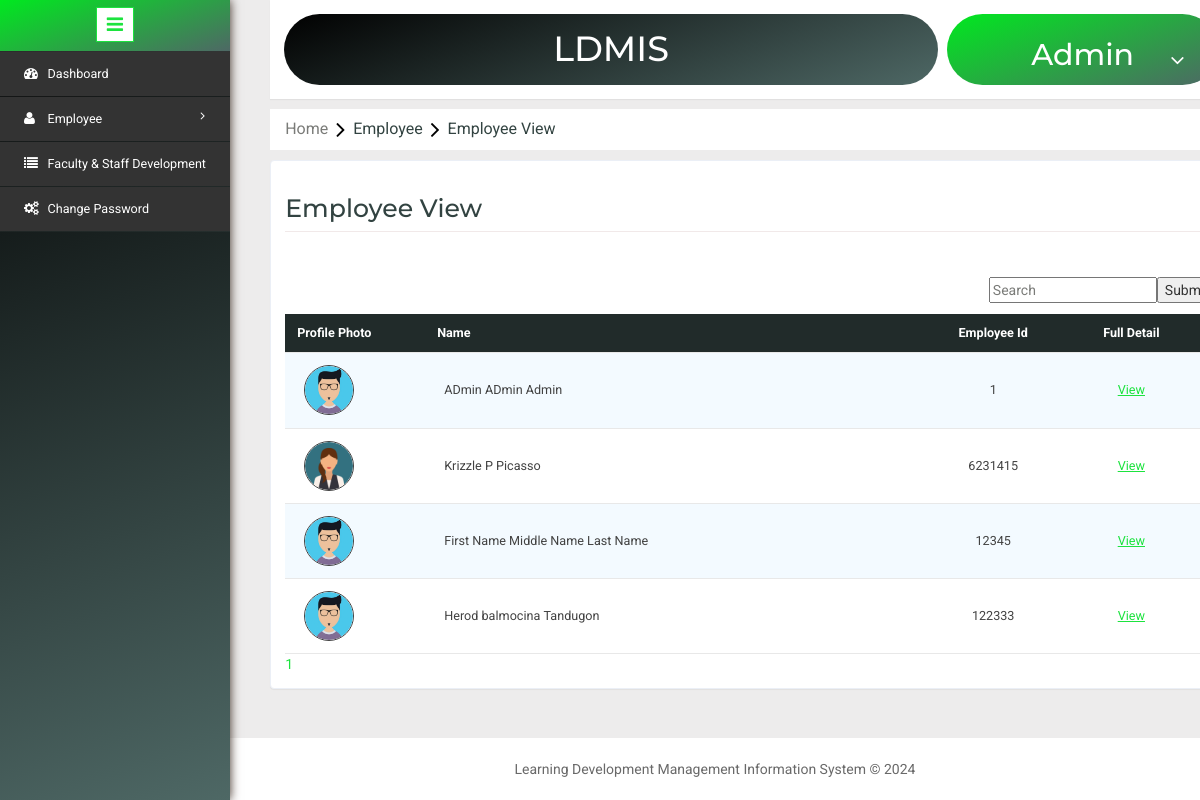
Before: /employeeview.php (signed in) with the older database file.
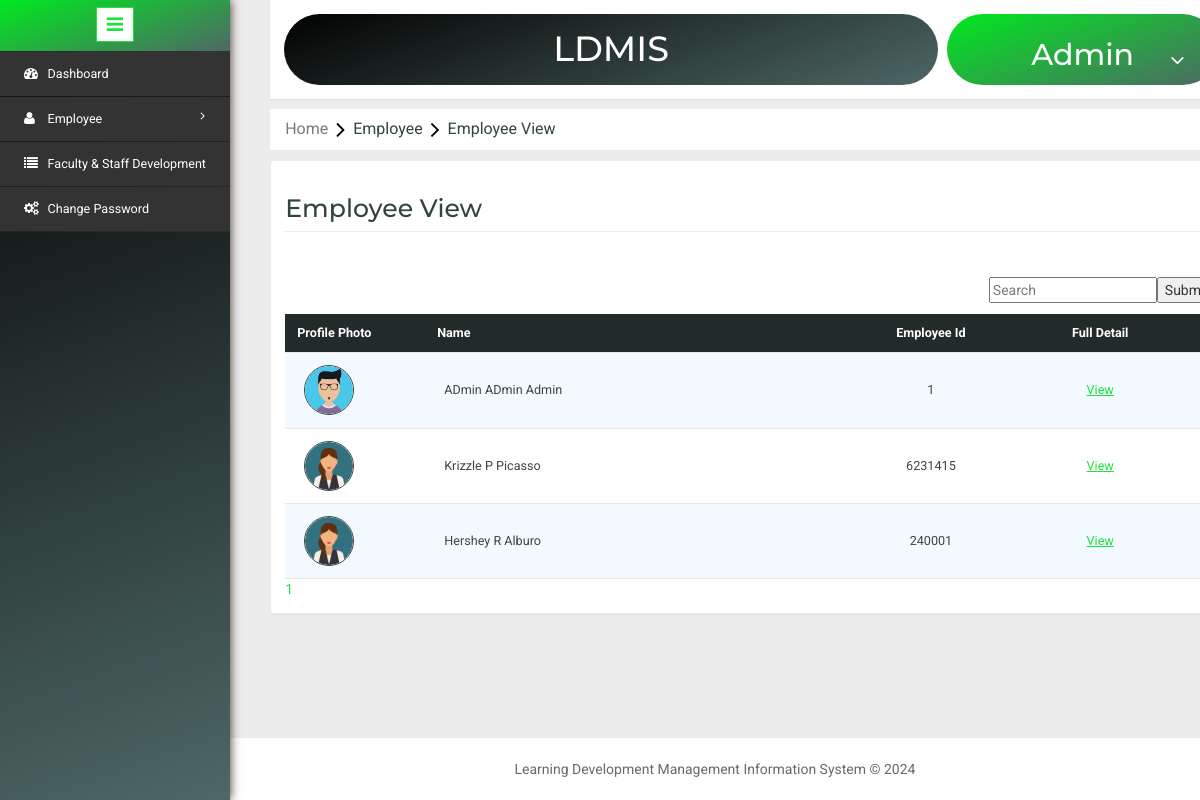
After: the same page with the newer database file.
### tables this page shows
CREATE TABLE `employee` (
  `EmpId` bigint(20) NOT NULL,
  `EmployeeId` varchar(11) NOT NULL,
  `FirstName` varchar(200) NOT NULL,
  `MiddleName` varchar(200) NOT NULL,
  `LastName` varchar(200) NOT NULL,
  `Birthdate` date NOT NULL,
  `Gender` int(10) NOT NULL,
  `Address1` varchar(500) NOT NULL,
  `Address2` varchar(500) NOT NULL,
  `Address3` varchar(500) NOT NULL,
  `CityId` int(11) NOT NULL,
  `Mobile` decimal(10,0) NOT NULL,
  `Email` varchar(200) NOT NULL,
  `Password` varchar(25) NOT NULL,
  `AadharNumber` varchar(25) NOT NULL,
  `MaritalStatus` int(11) NOT NULL,
  `PositionId` int(11) NOT NULL,
  `AcademicRank` varchar(50) DEFAULT NULL,
  `CreatedBy` bigint(20) NOT NULL,
  `CreatedDate` datetime NOT NULL,
  `ModifiedBy` bigint(20) DEFAULT NULL,
  `ModifiedDate` datetime DEFAULT NULL,
  `JoinDate` date NOT NULL,
  `LeaveDate` date DEFAULT NULL,
  `LastLogin` datetime DEFAULT NULL,
  `LastLogout` datetime DEFAULT NULL,
  `StatusId` int(11) NOT NULL,
  `RoleId` int(11) NOT NULL,
  `ImageName` varchar(1000) DEFAULT NULL,
  `MacAddress` varchar(25) NOT NULL
);

### employeeview.php (the view, shortened to what this page needs)
<?php include('header.php'); ?>
<?php
	$dbs = new database();
	$db=$dbs->connection();
	$page="";
	if(isset($_GET['search']))
	{
		$SearchName = $_GET['search'];
		$RecordeLimit = 10;
		$search = mysqli_query($db,"select count(EmpId) as total from employee where RoleId !='2' and (FirstName like '%".$SearchName."%' or MiddleName like '%".$SearchName."%' or LastName like '%".$SearchName."%' or EmployeeId like '%".$SearchName."%')");
		$SName = mysqli_fetch_array($search);
		$number_of_row =ceil($SName['total']/10);
		if(isset($_GET['bn']) &&intval($_GET['bn']) <= $number_of_row && intval($_GET['bn'] !=0))
		{
			$Skip = (intval($_GET["bn"]) * $RecordeLimit) - $RecordeLimit;
			$sql = mysqli_query($db,"select * from employee where RoleId !='2' and (FirstName like '%".$SearchName."%' or MiddleName like '%".$SearchName."%' or LastName like '%".$SearchName."%' or EmployeeId like '%".$SearchName."%') LIMIT $Skip,$RecordeLimit ");
		}
		else
		{
			$sql = mysqli_query($db,"select * from employee where RoleId !='2' and (FirstName like '%".$SearchName."%' or MiddleName like '%".$SearchName."%' or LastName like '%".$SearchName."%' or EmployeeId like '%".$SearchName."%') LIMIT $RecordeLimit");
		}
		for($i=0;$i<$number_of_row;$i++)
		{
			$d = $i+1;
			if(isset($_GET["search"]))
			{
				$page .= "<a href='?search=$SearchName&bn=$d'>$d</a>&nbsp &nbsp &nbsp";
			}
			else
			{
				$page .= "<a href='?bn=$d'>$d</a>&nbsp &nbsp &nbsp";
			}
		}
	}
	else if(isset($_GET['empid']))
	{
		$empid = $_GET['empid'];
		mysqli_query($db,"delete from employee where EmpId='$empid'");
		echo "<script>window.location='employeeview.php';</script>";
	}
	else
	{
		$RecordeLimit = 10;
		$search = mysqli_query($db,"select count(EmpId) as total from employee ");
		$SName = mysqli_fetch_array($search);
		$number_of_row =ceil($SName['total']/10);
		if(isset($_GET['bn']) && intval($_GET['bn']) <= $number_of_row && intval($_GET['bn'] != 0 ))
		{
			$Skip = (intval($_GET["bn"]) * $RecordeLimit) - $RecordeLimit;
			$sql = mysqli_query($db,"select * from employee where RoleId !='2' LIMIT $Skip,$RecordeLimit");
		}
		else
		{
			$sql = mysqli_query($db,"select * from employee where RoleId !='2' LIMIT $RecordeLimit");
		}
		for($i=0;$i<$number_of_row;$i++)
		{
			$d = $i+1;
		    $page .= "<a href='?bn=$d'>$d</a>&nbsp &nbsp &nbsp";
		}
	}
?>
<link rel="stylesheet" type="text/css" href="css/table-style.css" />
<ol class="breadcrumb" style="margin: 10px 0px ! important;">
    <li class="breadcrumb-item"><a href="Home.php">Home</a><i class="fa fa-angle-right"></i>Employee<i class="fa fa-angle-right"></i>Employee View</li>
</ol>
<div class="validation-system" style="margin-top: 0;">
<div class="validation-form">
 	<div>
		<div class="w3l-table-info">
		<h2>Employee View</h2>
		<br>
	  	<form method="GET" action="#">
			<input style="float: right;" type="submit" name="searchview">
			<input style="float: right;" placeholder="Search" value="<?php echo(isset($SearchName))?$SearchName:''; ?>" type="search-box" name="search"><br>
		</form>
		<table id="table">
		<thead>
			<tr>
				<th style="text-transform: capitalize;">Profile Photo</th>
				<th style="text-transform: capitalize;">Name</th>
				<th style="text-transform: capitalize; text-align: center;">Employee Id</th>
				<th style="text-transform: capitalize; text-align: center;">Full Detail</th>
			</tr>
		</thead>
		<tbody>
		<?php while($row = mysqli_fetch_assoc($sql)) { ?>
			<tr>
				<td style="width: 140px;"><img id="myImg" alt="<?php $fname= (isset($row['FirstName']))?$row['FirstName']:""; $mname=(isset($row['MiddleName']))?$row['MiddleName']:""; $lname=(isset($row['LastName']))?$row['LastName']:"";
					echo ucfirst($fname)."&nbsp;".$mname."&nbsp;".$lname; ?>" src="image/<?php echo $row['ImageName']; ?>" style="width: 50px;height: 50px;object-fit: cover;border-radius: 100%;border: 1px solid"></td>
				<td><?php $fname= (isset($row['FirstName']))?$row['FirstName']:""; $mname=(isset($row['MiddleName']))?$row['MiddleName']:""; $lname=(isset($row['LastName']))?$row['LastName']:"";echo ucfirst($fname)."&nbsp;".$mname."&nbsp;".$lname; ?></td>
				<td style="width: 105px;"><?php $emp = (isset($row['EmployeeId']))?$row['EmployeeId']:"";  echo ucfirst("<center>".$emp."</center>"); ?></td>
				<td style="text-align: center;"><a href="detailview.php?employeeid=<?php echo $row['EmpId'];?>"><u>View</u></a></td>
			</tr>
		<?php }?>
		</tbody>
		</table>
		<div><?php echo $page; ?></div>
		</div>
	</div>
 </div>
</div>
<?php include('footer.php'); ?>

### header.php (shortened to what this page needs)
<!DOCTYPE HTML>
<html>
<head>
<link href="css/bootstrap.min.css" rel='stylesheet' type='text/css' />
<link href="css/style.css" rel='stylesheet' type='text/css' />
<link rel="stylesheet" href="css/morris.css" type="text/css"/>
<link href="css/font-awesome.css" rel="stylesheet">
<link rel="stylesheet" href="css/icon-font.min.css" type='text/css' />
<link rel="stylesheet" type="text/css" href="dp/jquery.datetimepicker.css"/>
</head>
<body>
   <div class="page-container">
<div class="left-content">
	   <div class="mother-grid-inner">
				<div class="header-main">
					<div style="padding: 1.15em; margin-right: 0%; width: 70%;" class="logo-w3-agile">
						<h1 class="text-white">LDMIS</h1>
					</div>
						<div class="profile_details w3l" style="float: right; width: 29%;">
								<ul>
									<li class="dropdown profile_details_drop">
										<a href="#" class="dropdown-toggle" data-toggle="dropdown" aria-expanded="false">
											<div >
												<div class="text-white">
													<h2>Admin</h2>
												</div>
												<i class="fa fa-angle-down"></i>
											</div>
										</a>
									</li>
								</ul>
							</div>
				</div>

### footer.php (shortened to what this page needs)
<div style="margin-top: -20px;" class="copyrights">
	 <p>Learning Development Management Information System &copy; <?= date("Y") ?></p>
</div>
</div>
</div>
				<div class="sidebar-menu">
					<header class="logo1">
						<a href="#" class="sidebar-icon"> <span class="fa fa-bars"></span> </a>
					</header>
                           <div class="menu">
									<ul id="menu" >
										<li><a href="home.php"><i class="fa fa-tachometer"></i> <span>Dashboard	</span><div class="clearfix"></div></a></li>
										<li><a href="#"><i class="fa fa-user"></i><span>Employee</span><span class="fa fa-angle-right" style="float: right"></span><div class="clearfix"></div></a>
										</li>
										<li><a href="faculty&staff-applications.php"><i class="fa fa-list"></i><span>Faculty & Staff Development</span></a>
										</li>
							        	<li id="menu-academico" ><a href="changepassword.php"><i class="fa fa-cogs"></i><span>Change Password</span></a>
									 	</li>
								  </ul>
								</div>
							  </div>
							</div>
</body>
</html>

### css/table-style.css (style rules this page uses)
table { background: white; border-collapse: collapse; margin: 1.25em 0 0; width: 100%; }
table tr, table th, table td { border: none; border-bottom: 1px solid #e8e8e8; font-size: .95em; }
table th, table td { padding: 10px 12px; text-align: left; }
table th { background: #212b2a; color: #fff; text-transform: uppercase; }
table tr td { background: #f3faff; color: #424242; }
table tr:nth-of-type(2n+2) td { background: #ffffff; }
table { width: 100%; }

### header.php (style rules this page uses)
#myImg { border-radius: 5px; cursor: pointer; transition: 0.3s; }

Changed rows visible on the page:
removed employee: ImageName (picture), FirstName "First Name", MiddleName "Middle Name", LastName "Last Name", EmployeeId "12345"
removed employee: ImageName (picture), FirstName "Herod", MiddleName "balmocina", LastName "Tandugon", EmployeeId "122333"
added employee: ImageName (picture), FirstName "Hershey", MiddleName "R", LastName "Alburo", EmployeeId "240001"
